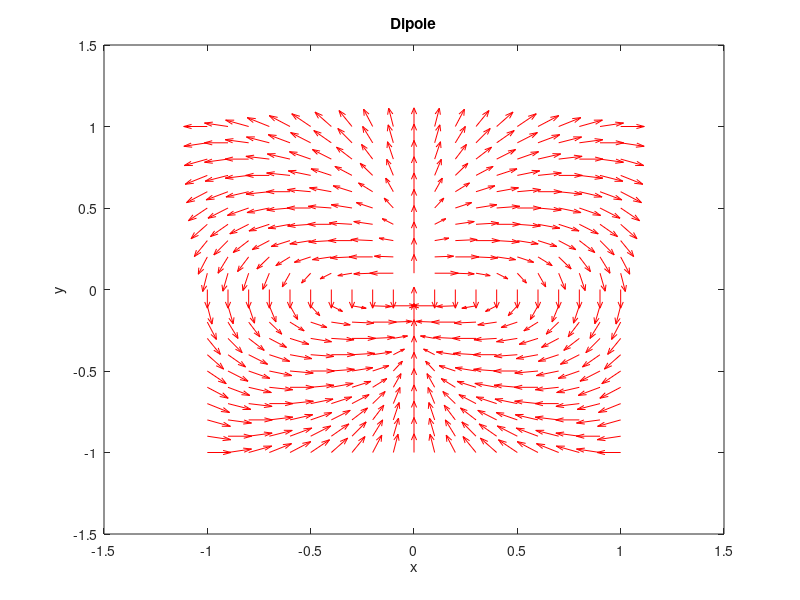
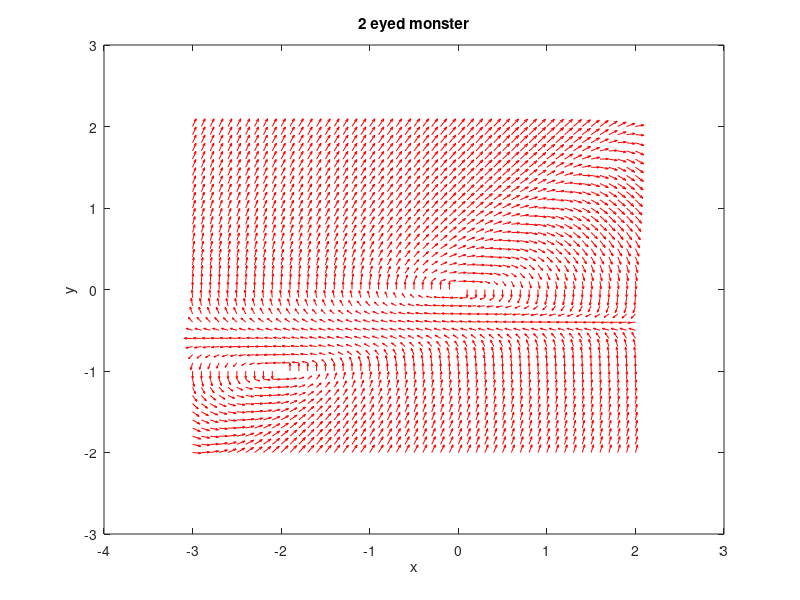

Write the MATLAB code that produced these figures, in order.
%quiver plots for O and C assignments
close all
clear
clc
%dipole field
[x,y] = meshgrid(-1:0.1:1,-1:0.1:1);
u     = (2*x.*y);% x derivative
v     = y.^2-x.^2;% y derivative
%normalising the vector field arrows 
u     = u./(sqrt(u.^2+v.^2));
v     = v./(sqrt(u.^2+v.^2));
figure
quiver(x,y,u,v,'r')
xlabel('x')
ylabel('y')
title('Dipole')

%two eyed monster
[x,y] = meshgrid(-3:0.1:2,-2:0.1:2);
u     = y+y.^2;% x derivative
v     = -0.5*x+0.2*y - x.*y + 6/5*y.^2;% y derivative
%normalising the vector field arrows 
u     = u./(sqrt(u.^2+v.^2));
v     = v./(sqrt(u.^2+v.^2));
figure
quiver(x,y,u,v,'r')
xlabel('x')
ylabel('y')
title('2 eyed monster')
%strange attractor note minimal set
